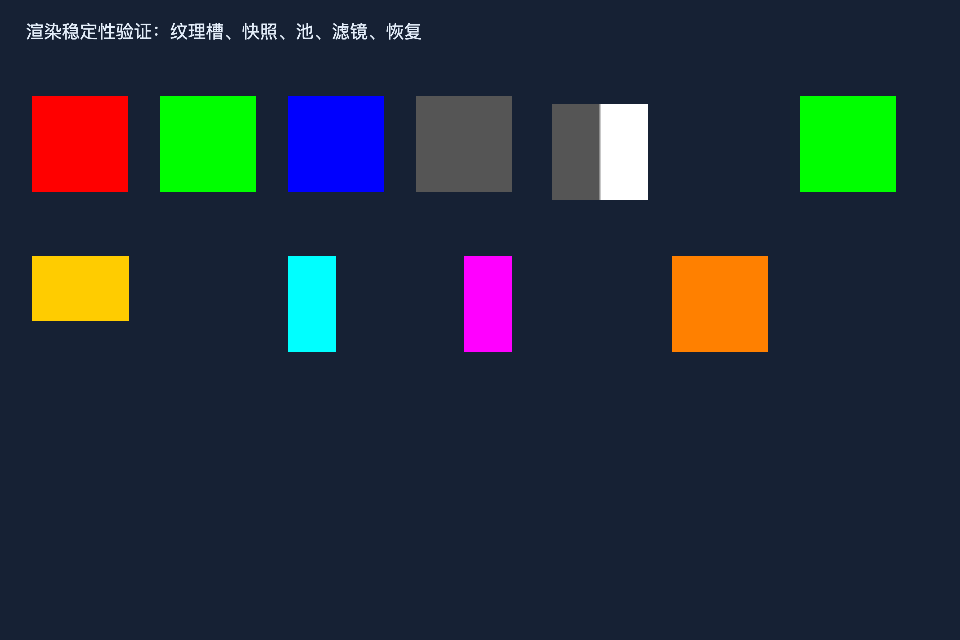
#> input picture samples/2d/render-stability/results/resize-focus/before-initial.png, 960 x 640 px; its folder holds 4 pictures in this run; the run also reads 1 picture not shown here
$ python verify_resize_focus.py
#> lines starting #> are read from the running program, lines starting #| are printed output that depends on the picture
from pathlib import Path
import json
from PIL import Image, ImageChops

# 检查实际像素，避免引擎标志恢复但画布仍空白的假通过。
root = Path(__file__).resolve().parent.parent / 'results' / 'resize-focus'
checks = []

def red(name, x, y, expected):
#> called with name = 'before-initial.png', x = 64, y = 128, expected = True
    color = Image.open(root / name).convert('RGB').getpixel((x, y))
#> color = (255, 0, 0)
    passed = (color == (255, 0, 0)) == expected
#> passed = True
    checks.append({'file': name, 'position': [x, y], 'color': color,
                   'expectedRed': expected, 'passed': passed})

red('before-initial.png', 64, 128, True)
red('before-blurred-resize.png', 53, 107, False)
#> call 2 of red, with name = 'before-blurred-resize.png', x = 53, y = 107, expected = False
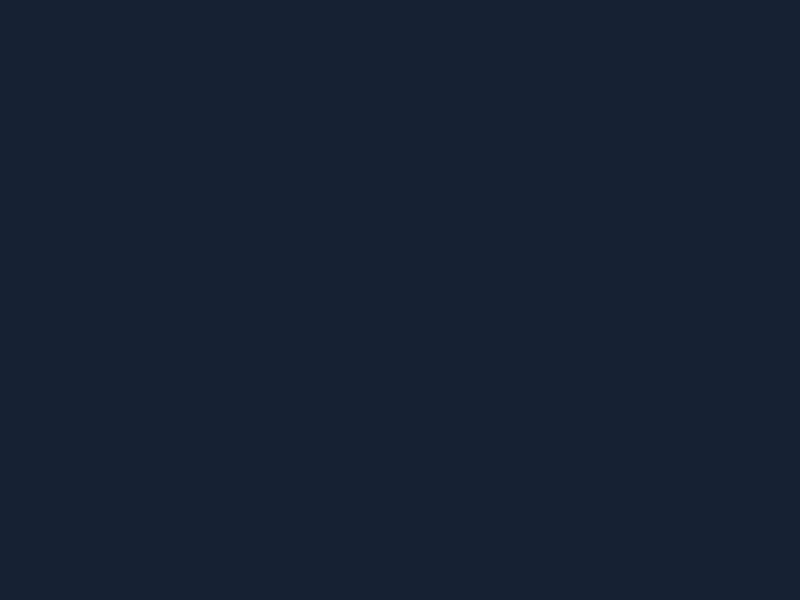
#> input picture samples/2d/render-stability/results/resize-focus/before-blurred-resize.png, 800 x 600 px
#> in red (call 2), `color = Image.open(root / name).convert('RGB').getpixel((x, y))`: color = (22, 33, 52)
red('before-focus-restored.png', 53, 107, True)
#> call 3 of red, with name = 'before-focus-restored.png', x = 53, y = 107, expected = True
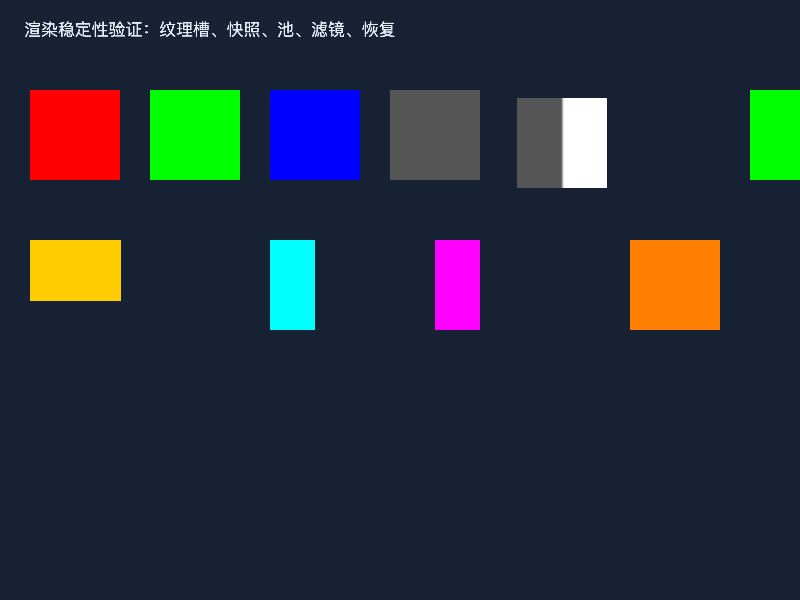
#> input picture samples/2d/render-stability/results/resize-focus/before-focus-restored.png, 800 x 600 px
#> in red (call 3), `color = Image.open(root / name).convert('RGB').getpixel((x, y))`: color = (255, 0, 0)
red('after-blurred-resize.png', 53, 107, True)
#> (the run stopped early here; a loop or call above may not have finished)
